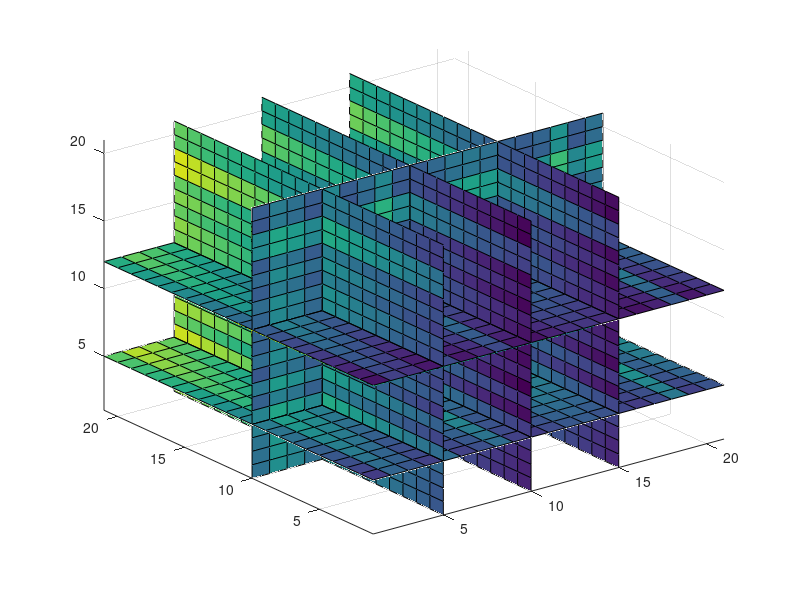

The MATLAB source for this figure:
x1 = -2*pi:pi/10:0;
x2 = 2*pi:pi/10:4*pi;
x3 = 0:pi/10:2*pi;
[x1,x2,x3] = ndgrid(x1,x2,x3);
z = x1 + exp(cos(2*x2.^2)) + sin(x3.^3);
slice(z,[5 10 15], 10, [5 12]); axis tight;
